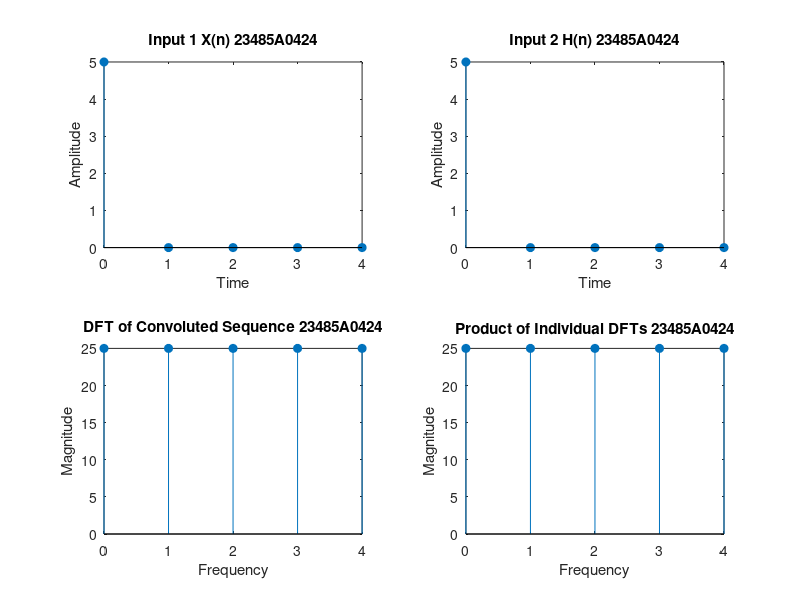

The MATLAB source for this figure:
clc; clear all; close all;
a = input('Enter x(n): ');
b = input('Enter h(n): ');
n = input('Enter the length of DFT: ');

% Zero-padding
a = [a, zeros(1, n - length(a))];
b = [b, zeros(1, n - length(b))];

disp('Input 1 X(n):'); disp(a);
disp('Input 2 H(n):'); disp(b);

% Circular convolution
c = cconv(a, b, n);
C = fft(c);
disp('Circular Convolution:'); disp(c);
disp('DFT of Circular Convolution:'); disp(C);

% DFT of individual inputs
X = fft(a);
Y = fft(b);
disp('DFT of X(n):'); disp(X);
disp('DFT of H(n):'); disp(Y);

% Multiplication of individual DFTs
z = X .* Y;
disp('Multiplication of Individual DFTs:'); disp(z);

if z==C
    disp('Circular convolution satisfied');
else
    disp('Circular convolution not satisfied');
end

% Plotting results
subplot(2,2,1);
stem(0:length(a)-1, a, 'filled');
xlabel('Time');
ylabel('Amplitude');
title('Input 1 X(n) 23485A0424');

subplot(2,2,2);
stem(0:length(b)-1, b, 'filled');
xlabel('Time');
ylabel('Amplitude');
title('Input 2 H(n) 23485A0424');

subplot(2,2,3);
stem(0:n-1, abs(C), 'filled');
xlabel('Frequency');
ylabel('Magnitude');
title('DFT of Convoluted Sequence 23485A0424');

subplot(2,2,4);
stem(0:n-1, abs(z), 'filled');
xlabel('Frequency');
ylabel('Magnitude');
title('Product of Individual DFTs 23485A0424');
